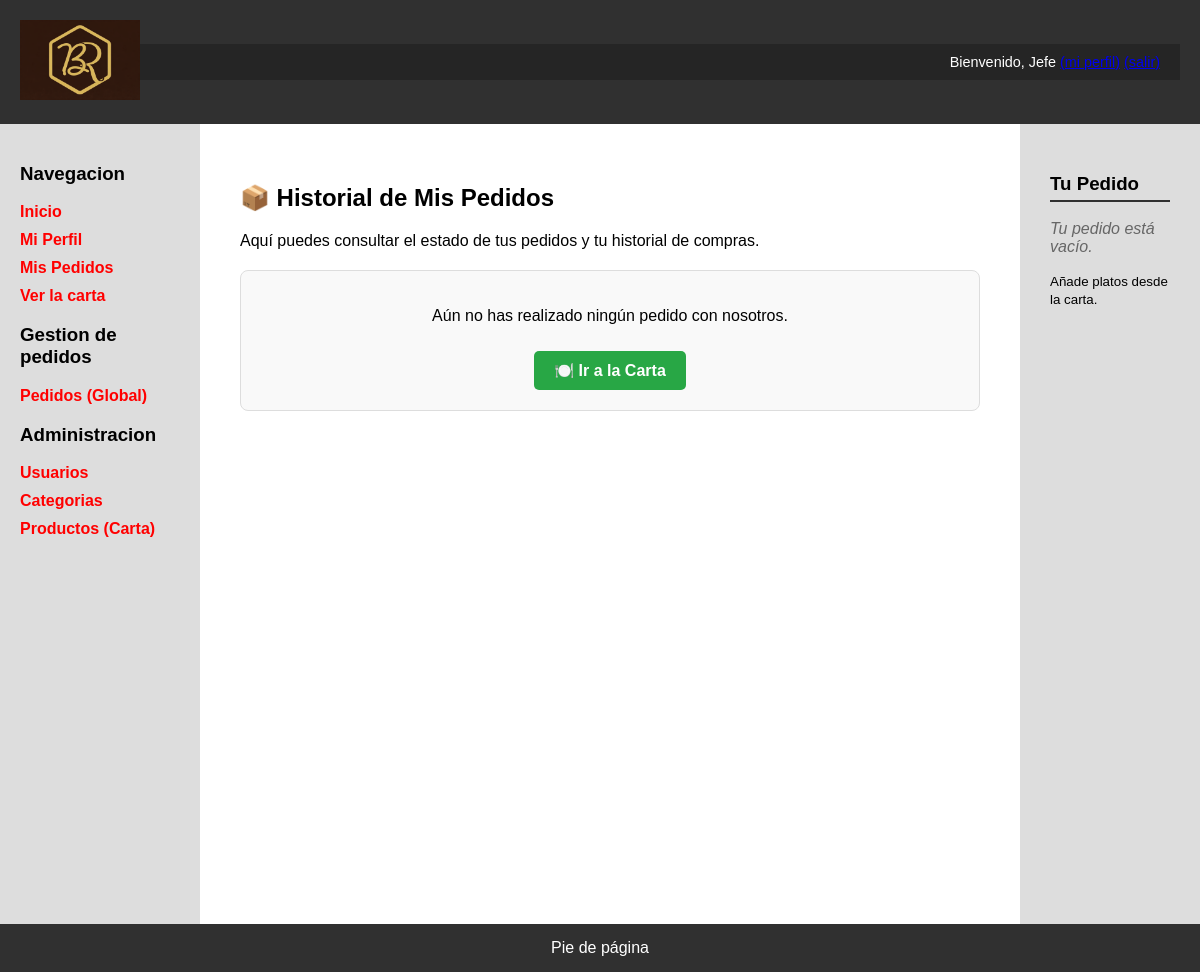
The page /mis_pedidos.php (signed in) on the database as committed earlier.
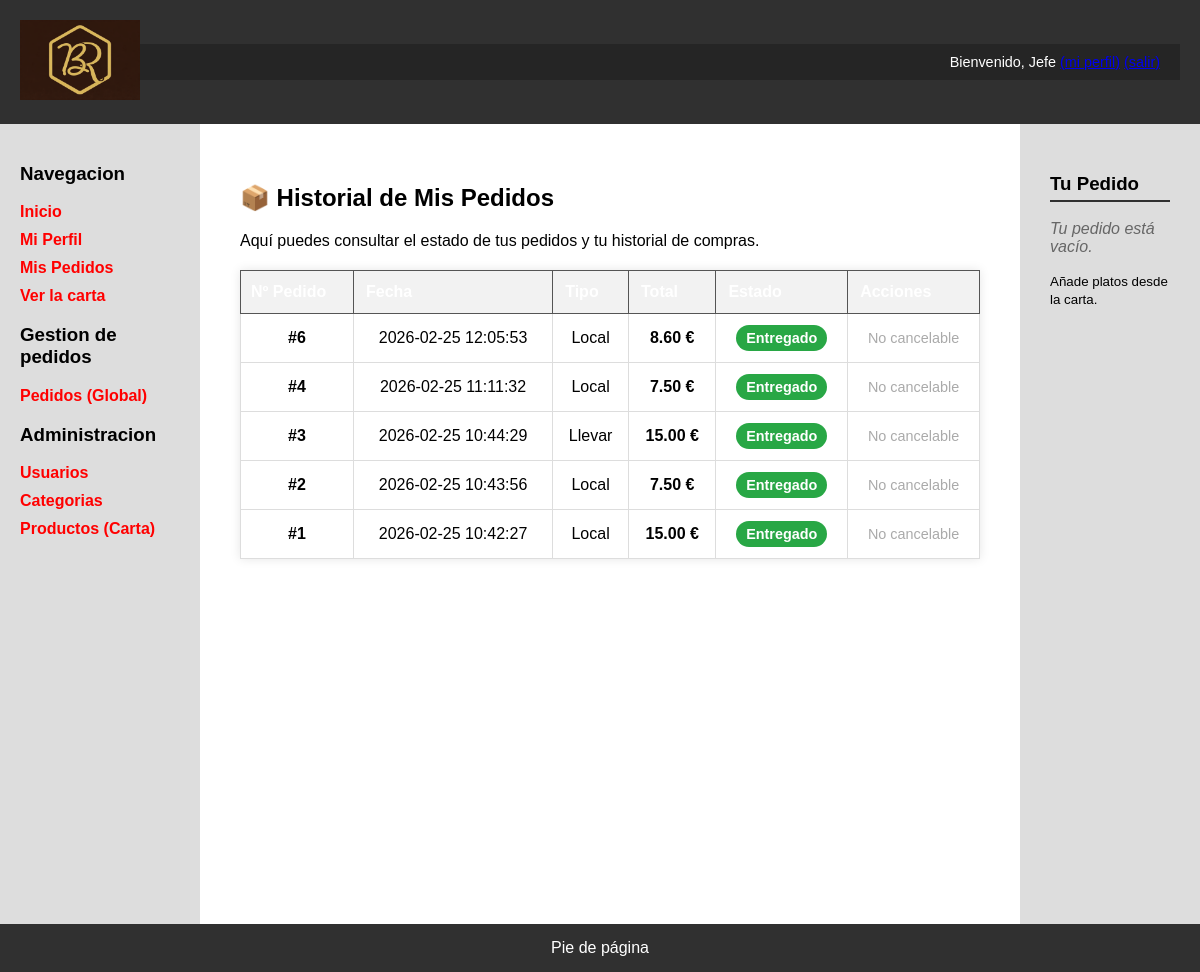
The same page on the database as committed later.
### tables this page shows
CREATE TABLE `pedidos` (
  `id` int(11) NOT NULL,
  `id_usuario` int(11) NOT NULL,
  `numero_pedido` int(11) NOT NULL,
  `fecha` datetime DEFAULT current_timestamp(),
  `estado` enum('Recibido','En preparación','Cocinando','Listo cocina','Terminado','Entregado','Cancelado') NOT NULL DEFAULT 'Recibido',
  `tipo` enum('Local','Llevar') NOT NULL,
  `total` decimal(10,2) NOT NULL DEFAULT 0.00
);

### mis_pedidos.php (the view, shortened to what this page needs)
<?php
$conn = Aplicacion::getInstance()->getConexionBd();
$idUsuario = 0;
if (isset($_SESSION['id_usuario'])) {
    $idUsuario = (int)$_SESSION['id_usuario'];
} elseif (isset($_SESSION['id'])) {
    $idUsuario = (int)$_SESSION['id'];
}
$query = "SELECT * FROM Pedidos WHERE id_usuario = $idUsuario ORDER BY fecha DESC";
$rs = $conn->query($query);
$contenidoPrincipal = <<<EOS
    <h1>📦 Historial de Mis Pedidos</h1>
    <p>Aquí puedes consultar el estado de tus pedidos y tu historial de compras.</p>
EOS;
if ($rs && $rs->num_rows > 0) {
    $contenidoPrincipal .= "<table style='width:100%; text-align:center; border-collapse:collapse; background: white; margin-top: 20px; box-shadow: 0 0 10px rgba(0,0,0,0.1);'>";
    $contenidoPrincipal .= "<thead style='background:#303030; color:white;'>
        <tr>
            <th style='padding: 10px; border: 1px solid #555;'>Nº Pedido</th>
            <th style='border: 1px solid #555;'>Fecha</th>
            <th style='border: 1px solid #555;'>Tipo</th>
            <th style='border: 1px solid #555;'>Total</th>
            <th style='border: 1px solid #555;'>Estado</th>
            <th style='border: 1px solid #555;'>Acciones</th>
        </tr>
    </thead><tbody>";
    while ($fila = $rs->fetch_assoc()) {
        $totalFmt = number_format($fila['total'], 2, '.', '');
        $colorEstado = '#6c757d';
        switch ($fila['estado']) {
            case 'Terminado':
            case 'Entregado': $colorEstado = '#28a745'; break;
        }
        $badgeEstado = "<span style='background: {$colorEstado}; color: white; padding: 5px 10px; border-radius: 15px; font-size: 0.9em; font-weight: bold;'>{$fila['estado']}</span>";
        $contenidoPrincipal .= "<tr style='border-bottom: 1px solid #eee;'>";
        $contenidoPrincipal .= "<td style='padding: 15px; font-weight: bold; border: 1px solid #ddd;'>#{$fila['numero_pedido']}</td>";
        $contenidoPrincipal .= "<td style='border: 1px solid #ddd;'>{$fila['fecha']}</td>";
        $contenidoPrincipal .= "<td style='border: 1px solid #ddd;'>{$fila['tipo']}</td>";
        $contenidoPrincipal .= "<td style='border: 1px solid #ddd;'><strong>{$totalFmt} €</strong></td>";
        $contenidoPrincipal .= "<td style='border: 1px solid #ddd;'>{$badgeEstado}</td>";
        $contenidoPrincipal .= "<td style='border: 1px solid #ddd;'>";
        if ($fila['estado'] === 'Recibido') {
            $contenidoPrincipal .= "
                <form action='mis_pedidos.php' method='POST' style='display:inline;' onsubmit='return confirm(\"¿Seguro que deseas cancelar tu pedido?\");'>
                    <input type='hidden' name='id_pedido' value='{$fila['id']}'>
                    <input type='hidden' name='accion' value='cancelar'>
                    <button type='submit' style='background:#dc3545; color:white; border:none; padding:5px 10px; border-radius:5px; cursor:pointer;'>Cancelar</button>
                </form>
            ";
        } else {
            $contenidoPrincipal .= "<span style='color: #aaa; font-size: 0.9em;'>No cancelable</span>";
        }
        $contenidoPrincipal .= "</td>";
        $contenidoPrincipal .= "</tr>";
    }
    $contenidoPrincipal .= "</tbody></table>";
} else {
    $contenidoPrincipal .= "<div style='background: #f9f9f9; padding: 20px; text-align: center; border-radius: 8px; margin-top: 20px; border: 1px solid #ddd;'>
        <p>Aún no has realizado ningún pedido con nosotros.</p>
        <a href='carta.php' style='background: #28a745; color: white; padding: 10px 20px; text-decoration: none; border-radius: 5px; font-weight: bold; display: inline-block; margin-top: 10px;'>🍽️ Ir a la Carta</a>
    </div>";
}
require 'includes/vistas/plantillas/plantilla.php';
?>

Rows that differ between the two databases and show on the page:
added pedidos: numero_pedido "6", fecha "2026-02-25 12:05:53", tipo "Local", total "8.60", estado "Entregado", shows "No cancelable"
added pedidos: numero_pedido "4", fecha "2026-02-25 11:11:32", tipo "Local", total "7.50", estado "Entregado", shows "No cancelable"
added pedidos: numero_pedido "3", fecha "2026-02-25 10:44:29", tipo "Llevar", total "15.00", estado "Entregado", shows "No cancelable"
added pedidos: numero_pedido "2", fecha "2026-02-25 10:43:56", tipo "Local", total "7.50", estado "Entregado", shows "No cancelable"
added pedidos: numero_pedido "1", fecha "2026-02-25 10:42:27", tipo "Local", total "15.00", estado "Entregado", shows "No cancelable"
Other text that changed with them:
text no longer shown: "Aún no has realizado ningún pedido con nosotros. 🍽️ Ir a la Carta"
